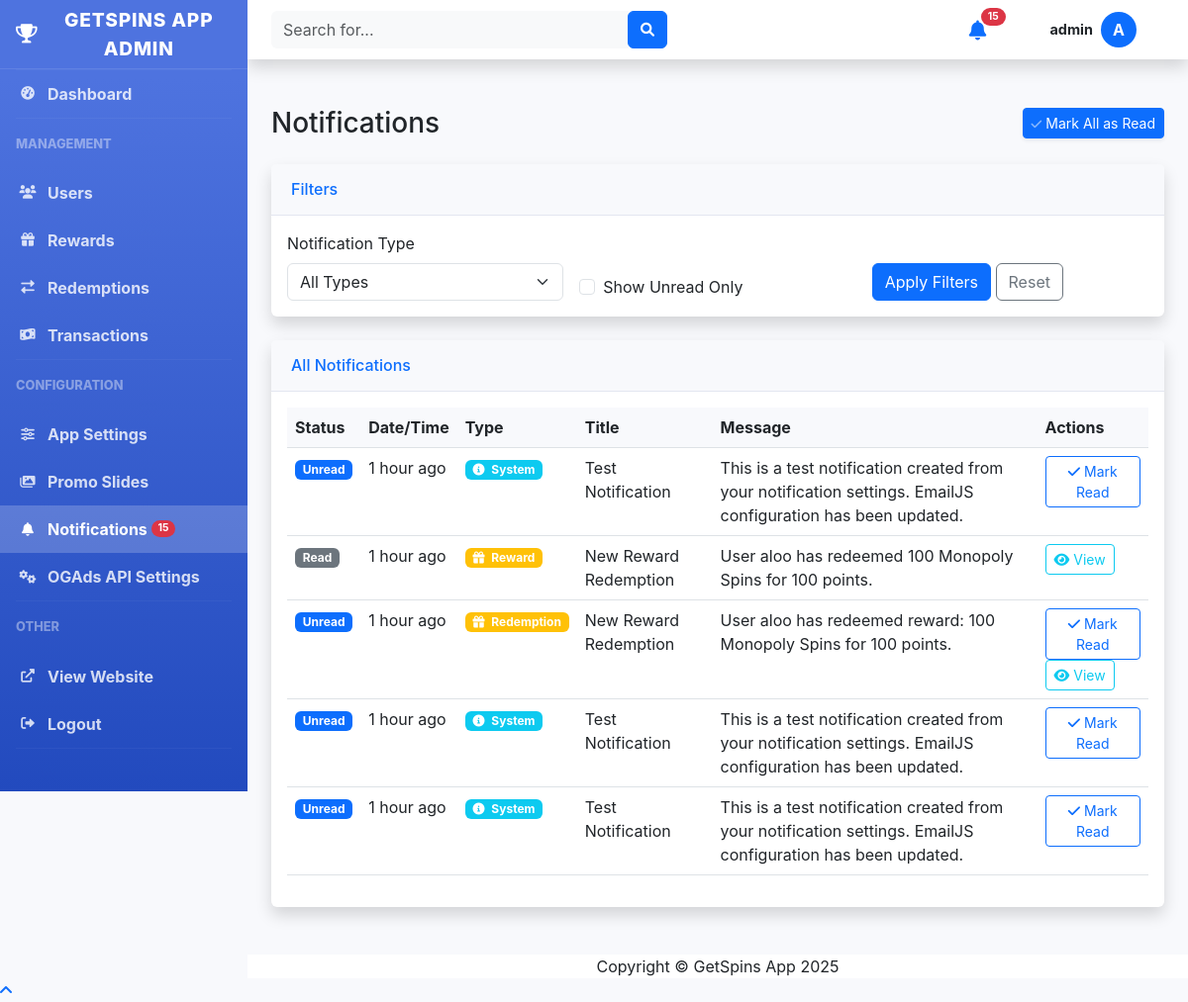
/admin/notifications.php (signed in), run on an earlier commit of the app's database.
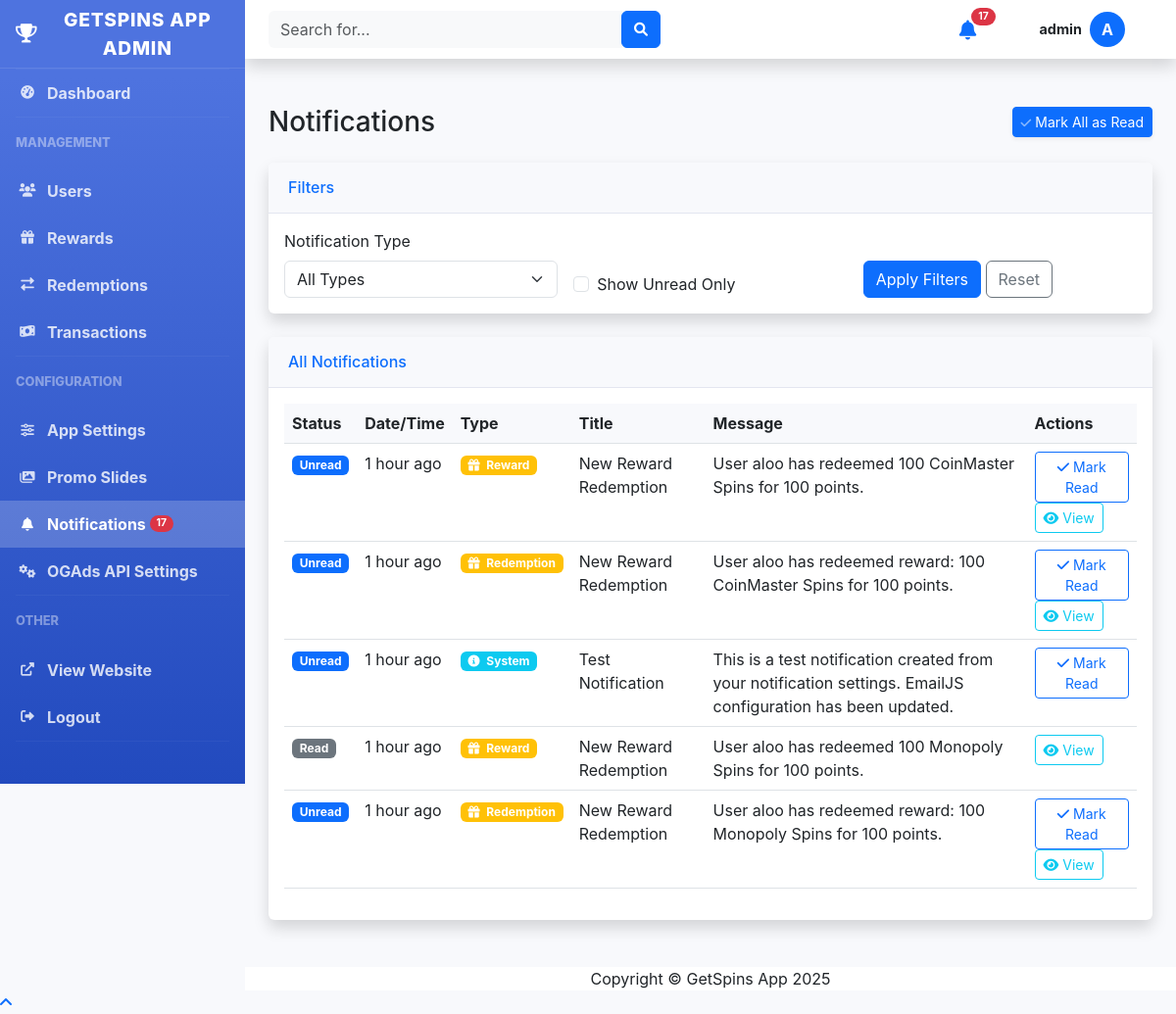
And on a later commit of the database.
### tables this page shows
CREATE TABLE admin_notifications (
        id INTEGER PRIMARY KEY AUTOINCREMENT,
        title TEXT NOT NULL,
        message TEXT NOT NULL,
        type TEXT NOT NULL DEFAULT 'info',
        is_read INTEGER DEFAULT 0,
        related_id INTEGER DEFAULT NULL,
        related_type TEXT DEFAULT NULL,
        created_at TIMESTAMP DEFAULT CURRENT_TIMESTAMP
    );

### includes/functions.php (called while the page is built, shortened)
<?php
function getAdminNotifications($limit = 10, $unread_only = false) {
    try {
        $db = Database::getInstance();
        $conn = $db->getConnection();
        $sql = "SELECT * FROM admin_notifications";
        $sql .= " ORDER BY created_at DESC LIMIT ?";
        $stmt = $conn->prepare($sql);
        $stmt->bindParam(1, $limit, PDO::PARAM_INT);
        $stmt->execute();
        return $stmt->fetchAll(PDO::FETCH_ASSOC);
    } catch (PDOException $e) {
        error_log("Error retrieving admin notifications: " . $e->getMessage());
        return [];
    }
}
function getUnreadNotificationsCount() {
    try {
        $db = Database::getInstance();
        $conn = $db->getConnection();
        $stmt = $conn->query("SELECT COUNT(*) FROM admin_notifications WHERE is_read = 0");
        return $stmt->fetchColumn();
    } catch (PDOException $e) {
        error_log("Error counting unread notifications: " . $e->getMessage());
        return 0;
    }
}
function getNotificationUrl($notification) {
    switch ($notification['type']) {
        case 'reward':
        case 'redemption':
            if (!empty($notification['related_id'])) {
                return "redemptions.php?id=" . $notification['related_id'];
            }
            return "redemptions.php";
        case 'system':
        default:
            return "index.php";
    }
}
function getNotificationIcon($type) {
    switch ($type) {
        case 'reward':
        case 'redemption':
            return "fa-gift";
        case 'system':
        default:
            return "fa-info-circle";
    }
}
function getNotificationIconClass($type) {
    switch ($type) {
        case 'reward':
        case 'redemption':
            return "warning";
        case 'system':
        default:
            return "info";
    }
}
function formatDate($date_string) {
    $date = new DateTime($date_string);
    $now = new DateTime();
    $diff = $now->diff($date);
    if ($diff->days == 0) {
        return $diff->h . " hour" . ($diff->h > 1 ? "s" : "") . " ago";
    } else if ($diff->days == 1) {
        return "Yesterday at " . $date->format('g:i A');
    } else if ($diff->days < 7) {
        return $date->format('l') . " at " . $date->format('g:i A');
    } else {
        return $date->format('M j, Y') . " at " . $date->format('g:i A');
    }
}
?>

### admin/notifications.php (the view, shortened to what the changed rows need)
<?php
require_once '../includes/functions.php';
$db = Database::getInstance();
$conn = $db->getConnection();
try {
    $sql = "SELECT * FROM admin_notifications WHERE 1=1";
    $params = [];
    $sql .= " ORDER BY created_at DESC";
    $stmt = $conn->prepare($sql);
    $stmt->execute($params);
    $notifications = $stmt->fetchAll(PDO::FETCH_ASSOC);
} catch (PDOException $e) {
    $error_message = "Error fetching notifications: " . $e->getMessage();
}
include 'header.php';
?>
<div class="container-fluid">
    <div class="d-sm-flex align-items-center justify-content-between mb-4">
        <h1 class="h3 mb-0 text-gray-800">Notifications</h1>
    </div>
    <div class="card shadow mb-4">
        <div class="card-body">
            <?php if (empty($notifications)): ?>
            <div class="text-center p-4">
                <i class="fas fa-bell fa-3x text-gray-300 mb-3"></i>
                <p class="text-gray-500">No notifications found.</p>
            </div>
            <?php else: ?>
            <div class="table-responsive">
                <table class="table table-hover" id="notificationsTable">
                    <thead>
                        <tr>
                            <th>Status</th>
                            <th>Date/Time</th>
                            <th>Type</th>
                            <th>Title</th>
                            <th>Message</th>
                            <th>Actions</th>
                        </tr>
                    </thead>
                    <tbody>
                        <?php foreach ($notifications as $notification): ?>
                        <tr class="<?php echo $notification['is_read'] ? '' : 'bg-light'; ?>">
                            <td>
                                <?php if ($notification['is_read']): ?>
                                <span class="badge bg-secondary">Read</span>
                                <?php else: ?>
                                <span class="badge bg-primary">Unread</span>
                                <?php endif; ?>
                            </td>
                            <td><?php echo formatDate($notification['created_at']); ?></td>
                            <td>
                                <span class="badge bg-<?php echo getNotificationIconClass($notification['type']); ?>">
                                    <i class="fas <?php echo getNotificationIcon($notification['type']); ?> me-1"></i>
                                    <?php echo ucfirst(htmlspecialchars($notification['type'])); ?>
                                </span>
                            </td>
                            <td><?php echo htmlspecialchars($notification['title']); ?></td>
                            <td><?php echo htmlspecialchars($notification['message']); ?></td>
                            <td>
                                <?php if (!$notification['is_read']): ?>
                                <button class="btn btn-sm btn-outline-primary mark-read-btn" data-notification-id="<?php echo $notification['id']; ?>">
                                    <i class="fas fa-check"></i> Mark Read
                                </button>
                                <?php endif; ?>
                                <?php if (!empty($notification['related_id'])): ?>
                                <a href="<?php echo getNotificationUrl($notification); ?>" class="btn btn-sm btn-outline-info">
                                    <i class="fas fa-eye"></i> View
                                </a>
                                <?php endif; ?>
                            </td>
                        </tr>
                        <?php endforeach; ?>
                    </tbody>
                </table>
            </div>
            <?php endif; ?>
        </div>
    </div>
</div>
<?php include 'footer.php'; ?>

### admin/header.php (shortened to what the changed rows need)
<?php
require_once '../includes/functions.php';
?>
<!DOCTYPE html>
<html lang="en">
<head>
    <link href="https://cdn.jsdelivr.net/npm/bootstrap@5.3.0-alpha1/dist/css/bootstrap.min.css" rel="stylesheet">
    <link href="https://cdnjs.cloudflare.com/ajax/libs/font-awesome/6.0.0/css/all.min.css" rel="stylesheet">
</head>
<body>
    <div id="wrapper">
        <?php include 'sidebar.php'; ?>
        <div id="content-wrapper" class="d-flex flex-column">
            <div id="content">
                <nav class="navbar navbar-expand navbar-light bg-white topbar mb-4 static-top shadow" style="height: 60px;">
                    <ul class="navbar-nav ml-auto">
                        <li class="nav-item dropdown no-arrow mx-1">
                            <?php
                            $unread_count = getUnreadNotificationsCount();
                            $notifications = getAdminNotifications(5);
                            ?>
                            <a class="nav-link position-relative d-inline-flex align-items-center justify-content-center" href="#" id="alertsDropdown" role="button" data-bs-toggle="dropdown" aria-expanded="false" style="padding: 0.75rem 1rem;">
                                <i class="fas fa-bell text-primary" style="font-size: 1.25rem; position: relative; top: 9px;"></i>
                                <?php if ($unread_count > 0): ?>
                                <span class="position-absolute badge rounded-pill bg-danger" style="font-size: 0.65rem; top: 0.5rem; right: 0.5rem;">
                                    <?php echo $unread_count < 100 ? $unread_count : '99+'; ?>
                                </span>
                                <?php endif; ?>
                            </a>
                        </li>
                    </ul>
                </nav>

### admin/sidebar.php (shortened to what the changed rows need)
<?php
$current_page = basename($_SERVER['PHP_SELF']);
?>
<div class="sidebar">
    <ul class="nav flex-column">
        <li class="nav-item">
            <a class="nav-link <?php echo $current_page === 'notifications.php' ? 'active' : ''; ?>" href="notifications.php">
                <i class="fas fa-fw fa-bell"></i>
                Notifications
                <?php
                $unread_count = getUnreadNotificationsCount();
                if ($unread_count > 0):
                ?>
                <span class="badge bg-danger rounded-pill ms-1" style="font-size: 0.65rem; transform: translateY(-1px); display: inline-block;"><?php echo $unread_count < 100 ? $unread_count : '99+'; ?></span>
                <?php endif; ?>
            </a>
        </li>
    </ul>
</div>

What changed in the data, as far as the page shows it:
no longer on this page (row unchanged): admin_notifications: is_read "Unread", created_at "1 hour ago", type "System", title "Test Notification", message "This is a test notification created from your notification settings. EmailJS configuration has been updated."
no longer on this page (row unchanged): admin_notifications: is_read "Unread", created_at "1 hour ago", type "System", title "Test Notification", message "This is a test notification created from your notification settings. EmailJS configuration has been updated."
added admin_notifications: is_read "Unread", created_at "1 hour ago", type "Reward", title "New Reward Redemption", message "User aloo has redeemed 100 CoinMaster Spins for 100 points."
added admin_notifications: is_read "Unread", created_at "1 hour ago", type "Redemption", title "New Reward Redemption", message "User aloo has redeemed reward: 100 CoinMaster Spins for 100 points."
Also different on the page:
$unread_count: "15" → "17"
